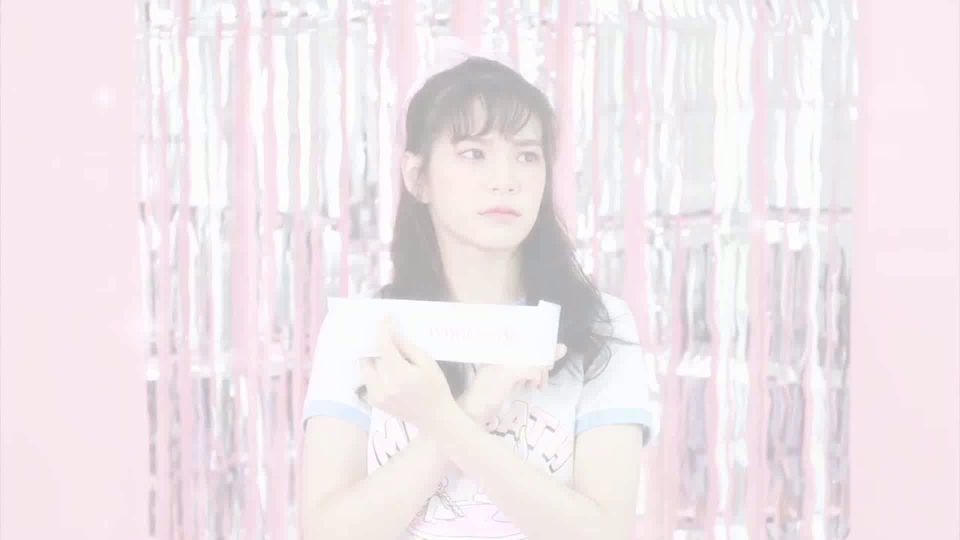
#> input picture frame 10 of BNK48.mp4, 1920 x 1080 px (shown at 1/2 size)
$ python BasicOpenCV.py
#> lines starting #> are read from the running program, lines starting #| are printed output that depends on the picture; after the words box and inside, x2 and y2 are one past the last pixel; in counts of white or black regions, pixels touching at a corner belong together
#> further down, frame is the input picture: shape (1080, 1920, 3); mean B, G, R 236.3, 231.6, 241.6
import cv2
faceCascade=cv2.CascadeClassifier("haarcascade_frontalface_default.xml")
eyeCascade=cv2.CascadeClassifier("haarcascade_eye.xml")
noseCascade=cv2.CascadeClassifier("Nariz.xml")
mouthCascade=cv2.CascadeClassifier("Mouth.xml")
smileCascade=cv2.CascadeClassifier("haarcascade_smile.xml")

def draw_boundary(img,classifier,scaleFactor,minNeighbors,color,text):
#> called with scaleFactor = 1.1, minNeighbors = 10, color = (0, 0, 255), text = 'Face'
        gray=cv2.cvtColor(img,cv2.COLOR_BGR2GRAY)
        features=classifier.detectMultiScale(gray,scaleFactor,minNeighbors,minSize=(55, 55))
#> features = [[842, 202, 293, 293]]
        coords=[]
        for (x,y,w,h) in features:
                cv2.rectangle(img,(x,y),(x+w,y+h),color,2)
                cv2.putText(img,text,(x,y-4),cv2.FONT_HERSHEY_SIMPLEX,0.8,color,2)
                coords=[x,y,w,h]
#> this loop made 1 pass
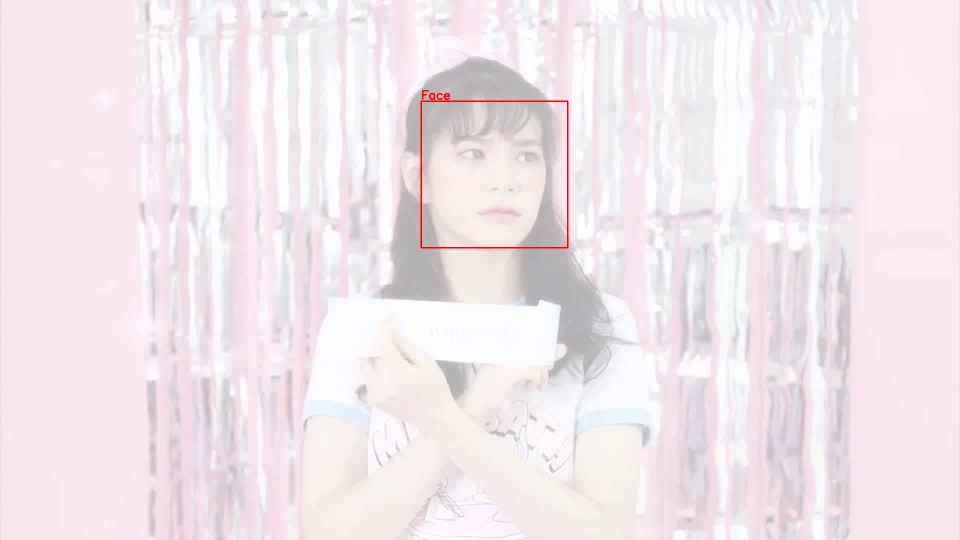
#> img: shape (1080, 1920, 3) (shown at 1/2 size); 0.19% of pixels changed, all inside (x1, y1, x2, y2) = (841, 180, 1137, 497)
        return img,coords

def detect(img,faceCascade,eyeCascade,mouthCascade):
        img,coords=draw_boundary(img,faceCascade,1.1,10,(0,0,255),"Face")
#> coords = [842, 202, 293, 293]
        img,coords=draw_boundary(img,eyeCascade,1.1,10,(255,0,0),"Eye")
#> call 2 of draw_boundary, with scaleFactor = 1.1, minNeighbors = 10, color = (255, 0, 0), text = 'Eye'
#> in draw_boundary (call 2), `features=classifier.detectMultiScale(gray,scaleFactor,minNeighbors,min..`: features = [[912, 274, 69, 69], [1020, 280, 69, 69]]
#> the loop in draw_boundary (call 2), `for (x,y,w,h) in features:` made 2 passes
#> after the loop in draw_boundary (call 2), `for (x,y,w,h) in features:`:
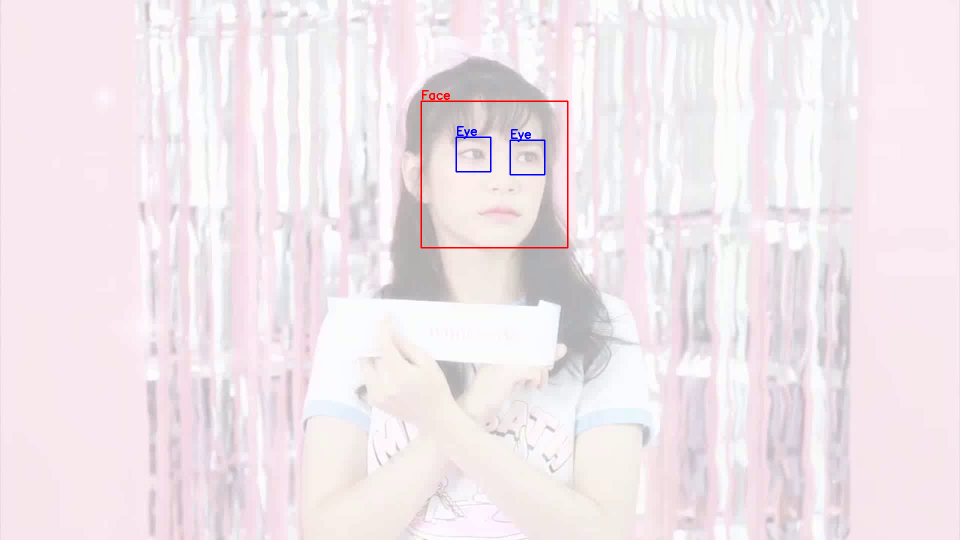
#> img: shape (1080, 1920, 3) (shown at 1/2 size); 0.11% of pixels changed, all inside (x1, y1, x2, y2) = (911, 252, 1091, 351)
#> coords = [1020, 280, 69, 69]
        img,coords=draw_boundary(img,mouthCascade,1.1,20,(0,255,0),"Mouth")
#> call 3 of draw_boundary, with scaleFactor = 1.1, minNeighbors = 20, color = (0, 255, 0), text = 'Mouth'
#> in draw_boundary (call 3), `features=classifier.detectMultiScale(gray,scaleFactor,minNeighbors,min..`: features = [[946, 406, 106, 64]]
#> the loop in draw_boundary (call 3), `for (x,y,w,h) in features:` made 1 pass
#> after the loop in draw_boundary (call 3), `for (x,y,w,h) in features:`:
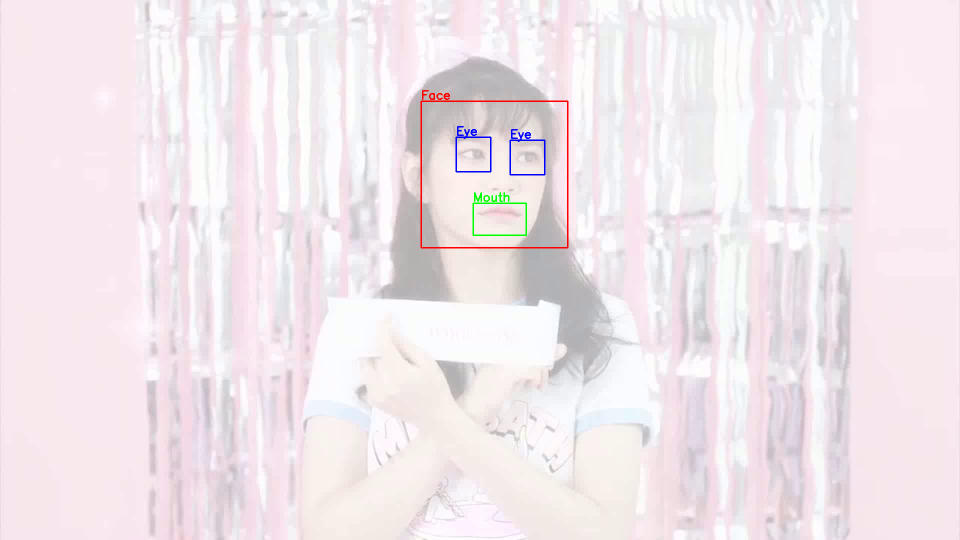
#> img: shape (1080, 1920, 3) (shown at 1/2 size); 0.08% of pixels changed, all inside (x1, y1, x2, y2) = (945, 384, 1054, 472)
#> coords = [946, 406, 106, 64]
        return img


cap = cv2.VideoCapture("BNK48.mp4")
cap.set(cv2.CAP_PROP_FRAME_WIDTH, 1920)
cap.set(cv2.CAP_PROP_FRAME_HEIGHT, 1080)
while (True):
        ret,frame = cap.read()
        frame=detect(frame,faceCascade,eyeCascade,mouthCascade)
        cv2.imshow('frame',frame)
        if(cv2.waitKey(1) & 0xFF== ord('q')):
#> (key q is pressed here)
            break
cap.release()
cv2.destroyAllWindows()

$ run again, starting later in the video
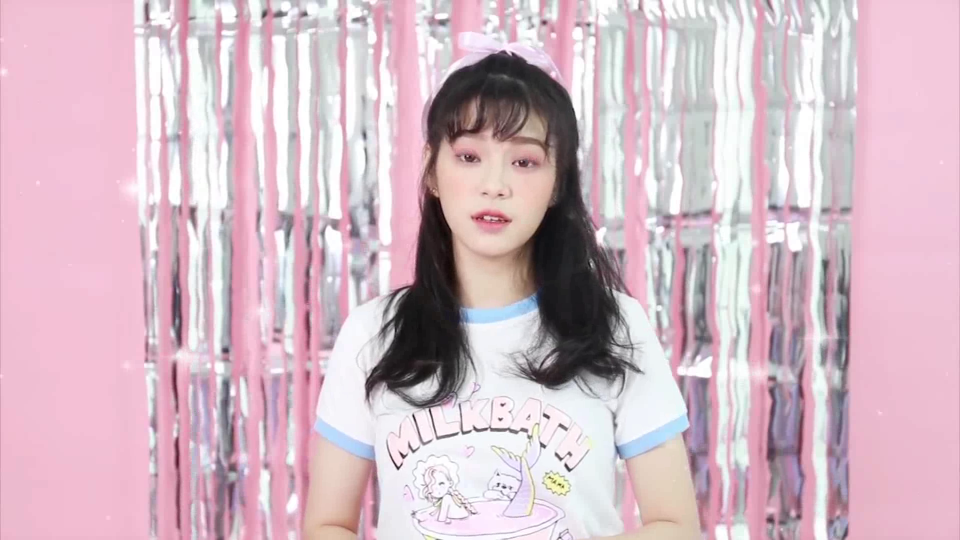
#> input picture frame 45 of BNK48.mp4, 1920 x 1080 px (shown at 1/2 size)
#> frame is the input picture: shape (1080, 1920, 3); mean B, G, R 196.7, 185.9, 211.6
#> features = [[830, 206, 307, 307]]
#> the loop in draw_boundary, `for (x,y,w,h) in features:` made 1 pass
#> in detect, `img,coords=draw_boundary(img,faceCascade,1.1,10,(0,0,255),"Face")`: coords = [830, 206, 307, 307]
#> features = [[900, 278, 72, 72], [1010, 288, 71, 71], [939, 397, 81, 81]]
#> the loop in draw_boundary (call 2), `for (x,y,w,h) in features:` made 3 passes
#> after the loop in draw_boundary (call 2), `for (x,y,w,h) in features:`:
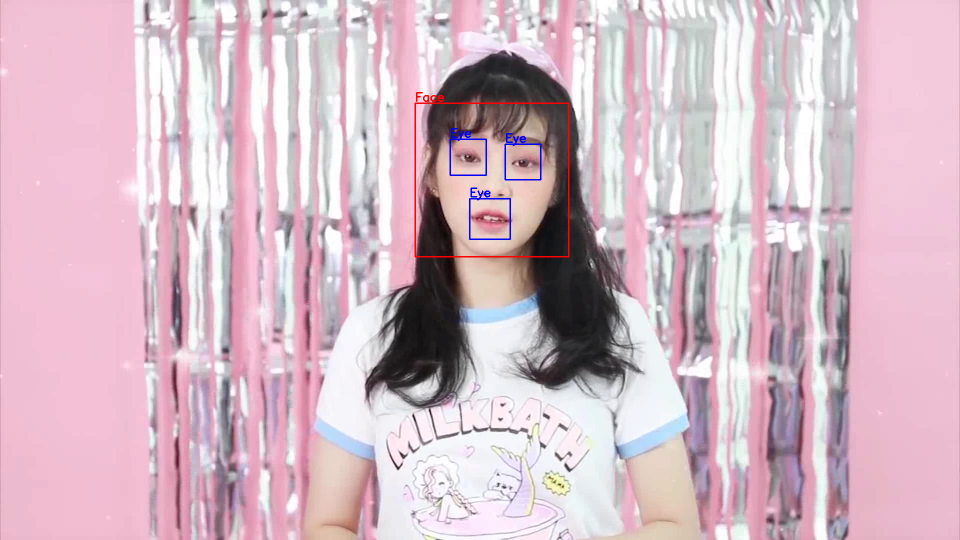
#> img: shape (1080, 1920, 3) (shown at 1/2 size); mean B, G, R 196.7, 185.4, 211.5
#> in detect, `img,coords=draw_boundary(img,eyeCascade,1.1,10,(255,0,0),"Eye")`: coords = [939, 397, 81, 81]
#> features = [[927, 414, 116, 70]]
#> the loop in draw_boundary (call 3), `for (x,y,w,h) in features:` made 1 pass
#> after the loop in draw_boundary (call 3), `for (x,y,w,h) in features:`:
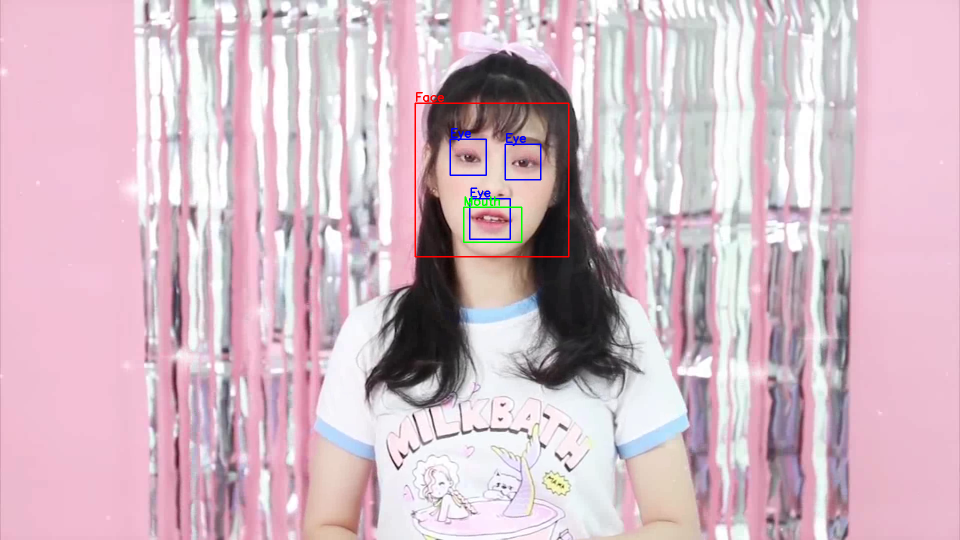
#> img: shape (1080, 1920, 3) (shown at 1/2 size); 0.08% of pixels changed, all inside (x1, y1, x2, y2) = (926, 392, 1045, 486)
#> in detect, `img,coords=draw_boundary(img,mouthCascade,1.1,20,(0,255,0),"Mouth")`: coords = [927, 414, 116, 70]

$ run again, starting later in the video
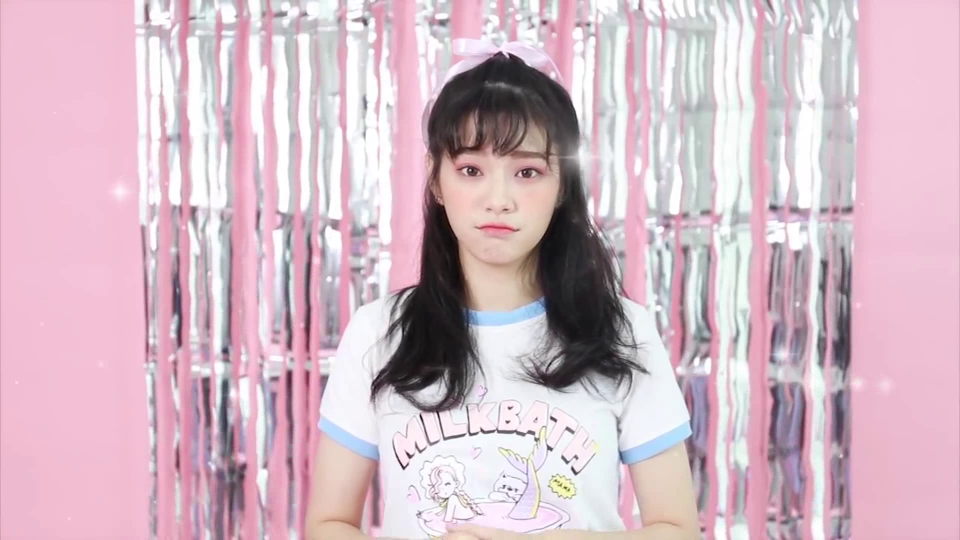
#> input picture frame 80 of BNK48.mp4, 1920 x 1080 px (shown at 1/2 size)
#> frame is the input picture: shape (1080, 1920, 3); mean B, G, R 196.3, 185, 211
#> features = [[845, 238, 292, 292]]
#> the loop in draw_boundary, `for (x,y,w,h) in features:` made 1 pass
#> in detect, `img,coords=draw_boundary(img,faceCascade,1.1,10,(0,0,255),"Face")`: coords = [845, 238, 292, 292]
#> features = [[903, 305, 72, 72], [1018, 311, 70, 70], [1370, 680, 68, 68]]
#> the loop in draw_boundary (call 2), `for (x,y,w,h) in features:` made 3 passes
#> after the loop in draw_boundary (call 2), `for (x,y,w,h) in features:`:
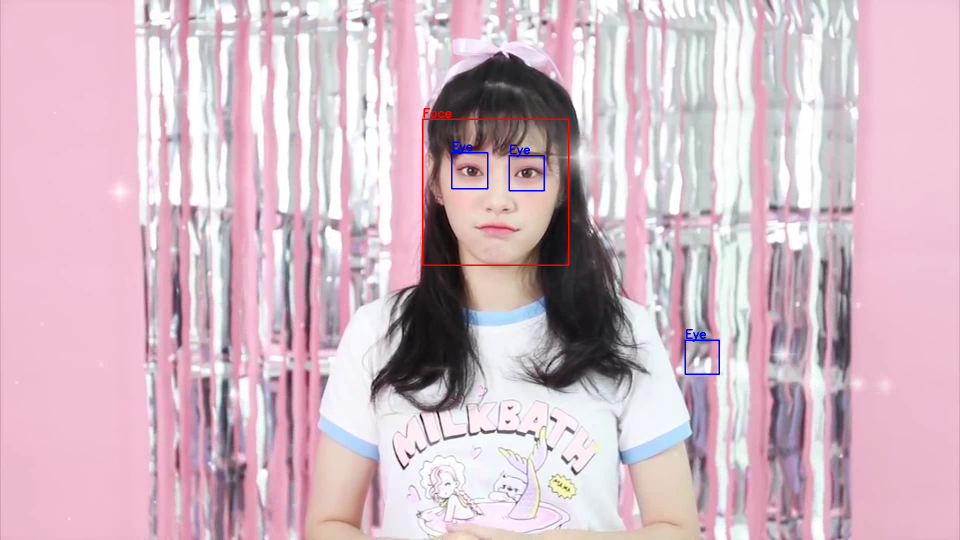
#> img: shape (1080, 1920, 3) (shown at 1/2 size); mean B, G, R 196.3, 184.5, 211
#> in detect, `img,coords=draw_boundary(img,eyeCascade,1.1,10,(255,0,0),"Eye")`: coords = [1370, 680, 68, 68]
#> features = [[938, 431, 115, 69]]
#> the loop in draw_boundary (call 3), `for (x,y,w,h) in features:` made 1 pass
#> after the loop in draw_boundary (call 3), `for (x,y,w,h) in features:`:
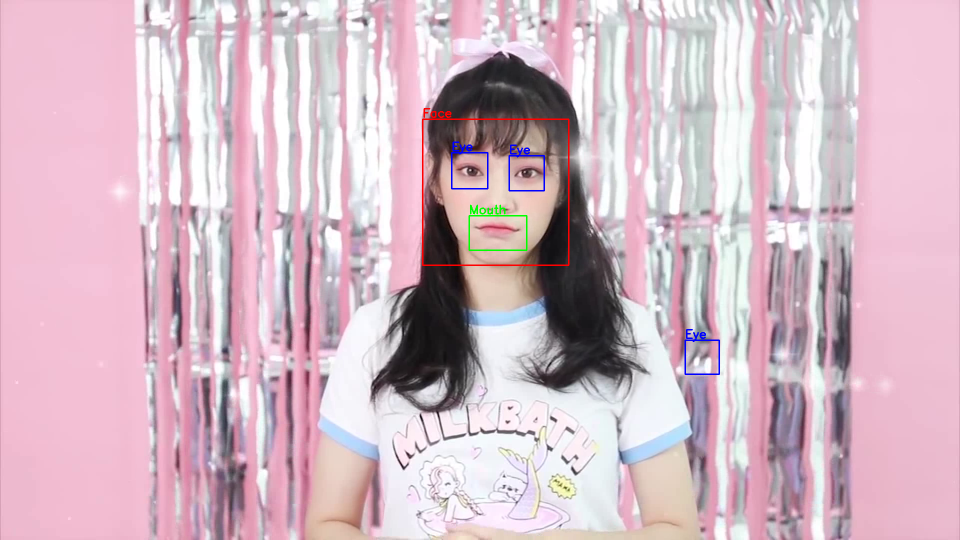
#> img: shape (1080, 1920, 3) (shown at 1/2 size); 0.08% of pixels changed, all inside (x1, y1, x2, y2) = (937, 409, 1055, 502)
#> in detect, `img,coords=draw_boundary(img,mouthCascade,1.1,20,(0,255,0),"Mouth")`: coords = [938, 431, 115, 69]
